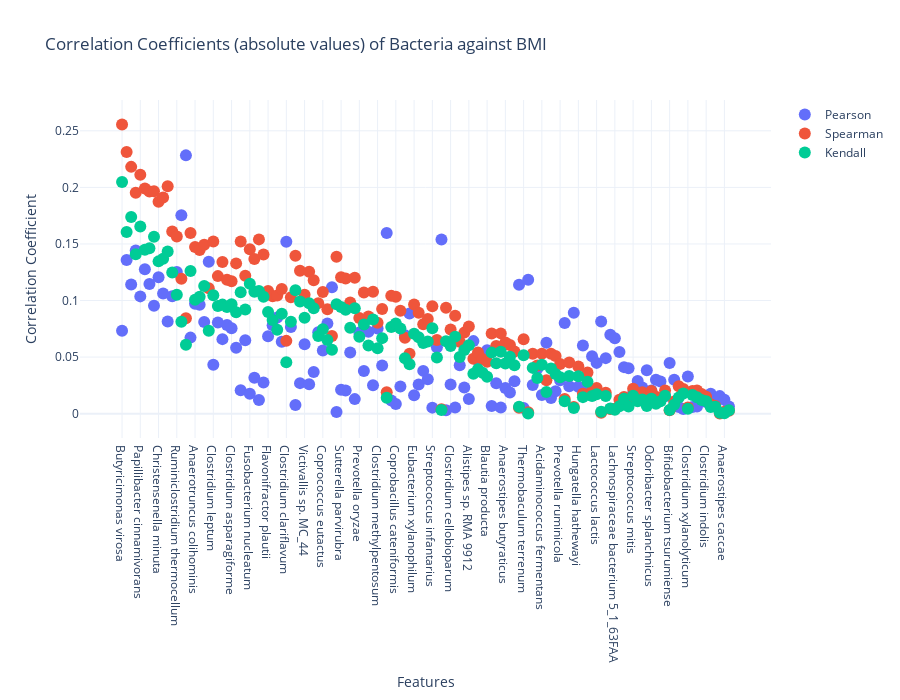

The notebook cell saved with this chart:
### Markdown cell above
## Correlations

### Code cell
bacteria_corr_array_bmi, bactera_sorted_by_corr_bmi = plot_correlation_coefficients(
    bacteria,
    bmi,
    abs_corr=True,
    title="Correlation Coefficients (absolute values) of Bacteria against BMI"
)

### Figure 1 — Plotly figure (JSON) as saved in the notebook; plotly's stock layout.template omitted (floating-point values rounded to 4 significant figures; data arrays with more than 128 entries replaced by an {"elided": "..."} marker saying what was removed)
{"data": [{"marker": {"size": 12}, "mode": "markers", "name": "Pearson", "type": "scatter", "x": {"elided": "134 str values"}, "y": {"elided": "134 float values"}}, {"marker": {"size": 12}, "mode": "markers", "name": "Spearman", "type": "scatter", "x": {"elided": "134 str values"}, "y": {"elided": "134 float values"}}, {"marker": {"size": 12}, "mode": "markers", "name": "Kendall", "type": "scatter", "x": {"elided": "134 str values"}, "y": {"elided": "134 float values"}}], "layout": {"height": 700, "title": {"text": "Correlation Coefficients (absolute values) of Bacteria against BMI"}, "xaxis": {"title": {"text": "Features"}}, "yaxis": {"title": {"text": "Correlation Coefficient"}}}}
